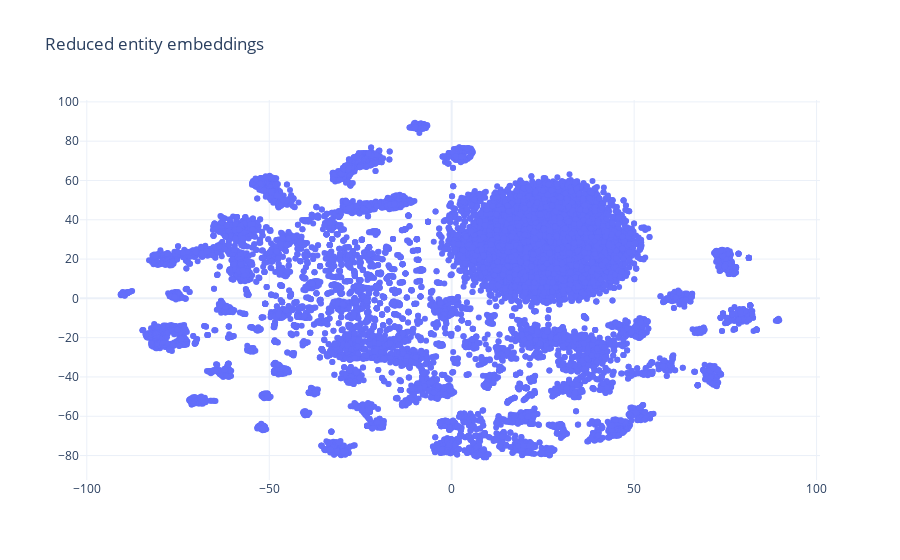

The cell this chart's notebook holds for it:
### Code cell
import plotly.graph_objects as go

x = []
y = []
z = []
for idx, entity in enumerate(entities):
    emb = reduced_embeddings[idx]
    x.append(emb[0])
    y.append(emb[1])
    #entity_qid = entity.split('/')[-1]
    #z.append(get_name_of_props([entity_qid]))
    z.append(entity)
fig = go.Figure(data=go.Scatter(x=x,
                                y=y,
                                mode='markers',
                                text=z)) # hover text goes here

fig.update_layout(title='Reduced entity embeddings')
fig.show()

### Figure 1 — Plotly figure (JSON) as saved in the notebook; plotly's stock layout.template omitted (floating-point values rounded to 4 significant figures; data arrays with more than 128 entries replaced by an {"elided": "..."} marker saying what was removed)
{"data": [{"mode": "markers", "text": {"elided": "14044 str values"}, "type": "scatter", "x": {"elided": "14044 float values"}, "y": {"elided": "14044 float values"}}], "layout": {"autosize": true, "title": {"text": "Reduced entity embeddings"}, "xaxis": {"autorange": true, "range": [-101.4, 100.4], "type": "linear"}, "yaxis": {"autorange": true, "range": [-91.8, 100.3], "type": "linear"}}}
